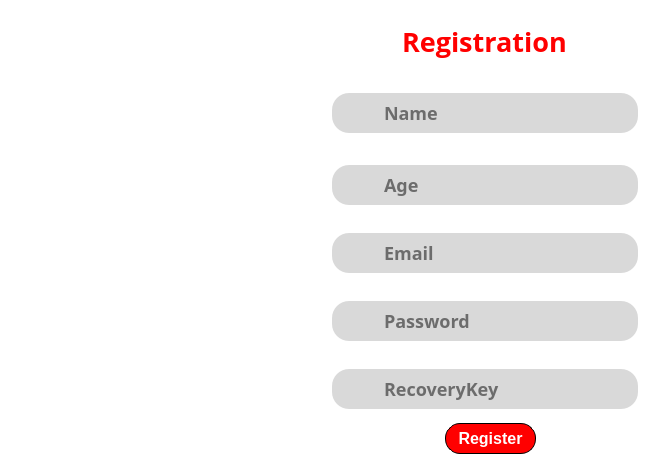
<?xml version="1.0" encoding="UTF-8"?>
<ui version="4.0">
 <class>CreaterSignUp</class>
 <widget class="QDialog" name="CreaterSignUp">
  <property name="geometry">
   <rect>
    <x>0</x>
    <y>0</y>
    <width>663</width>
    <height>464</height>
   </rect>
  </property>
  <property name="windowTitle">
   <string>Dialog</string>
  </property>
  <property name="styleSheet">
   <string notr="true">background-color: rgb(255, 255, 255);</string>
  </property>
  <widget class="QLineEdit" name="password">
   <property name="geometry">
    <rect>
     <x>332</x>
     <y>301</y>
     <width>306</width>
     <height>40</height>
    </rect>
   </property>
   <property name="styleSheet">
    <string notr="true">border-radius: 17px;
background-color: #D9D9D9;
color: (127, 127, 127, 0.83);
font-weight: bold;
font-size: 18px;
font-family: PT Sans;
padding-left: 50px;</string>
   </property>
   <property name="echoMode">
    <enum>QLineEdit::Normal</enum>
   </property>
   <property name="placeholderText">
    <string>Password</string>
   </property>
  </widget>
  <widget class="QLabel" name="youtubelogo">
   <property name="geometry">
    <rect>
     <x>55</x>
     <y>195</y>
     <width>203</width>
     <height>46</height>
    </rect>
   </property>
   <property name="styleSheet">
    <string notr="true">background-color: rgb(255, 255, 255, 0);</string>
   </property>
   <property name="text">
    <string/>
   </property>
  </widget>
  <widget class="QLineEdit" name="recoverykey">
   <property name="geometry">
    <rect>
     <x>332</x>
     <y>369</y>
     <width>306</width>
     <height>40</height>
    </rect>
   </property>
   <property name="styleSheet">
    <string notr="true">border-radius: 17px;
background-color: #D9D9D9;
color: (127, 127, 127, 0.83);
font-weight: bold;
font-size: 18px;
font-family: PT Sans;
padding-left: 50px;</string>
   </property>
   <property name="placeholderText">
    <string>RecoveryKey</string>
   </property>
  </widget>
  <widget class="QLabel" name="profile">
   <property name="geometry">
    <rect>
     <x>343</x>
     <y>13</y>
     <width>61</width>
     <height>61</height>
    </rect>
   </property>
   <property name="styleSheet">
    <string notr="true">background-color: rgb(255, 255, 255, 0);</string>
   </property>
   <property name="text">
    <string/>
   </property>
  </widget>
  <widget class="QLineEdit" name="name">
   <property name="geometry">
    <rect>
     <x>332</x>
     <y>93</y>
     <width>306</width>
     <height>40</height>
    </rect>
   </property>
   <property name="styleSheet">
    <string notr="true">border-radius: 17px;
background-color: #D9D9D9;
color: (127, 127, 127, 0.83);
font-weight: bold;
font-size: 18px;
font-family: PT Sans;
padding-left: 50px;</string>
   </property>
   <property name="placeholderText">
    <string>Name</string>
   </property>
  </widget>
  <widget class="QLineEdit" name="age">
   <property name="geometry">
    <rect>
     <x>332</x>
     <y>165</y>
     <width>306</width>
     <height>40</height>
    </rect>
   </property>
   <property name="styleSheet">
    <string notr="true">border-radius: 17px;
background-color: #D9D9D9;
color: (127, 127, 127, 0.83);
font-weight: bold;
font-size: 18px;
font-family: PT Sans;
padding-left: 50px;</string>
   </property>
   <property name="placeholderText">
    <string>Age</string>
   </property>
  </widget>
  <widget class="QLabel" name="recoverykey1">
   <property name="geometry">
    <rect>
     <x>350</x>
     <y>380</y>
     <width>26</width>
     <height>22</height>
    </rect>
   </property>
   <property name="styleSheet">
    <string notr="true">background-color: rgb(255, 255, 255, 0);</string>
   </property>
   <property name="text">
    <string/>
   </property>
  </widget>
  <widget class="QLabel" name="password1">
   <property name="geometry">
    <rect>
     <x>354</x>
     <y>308</y>
     <width>19</width>
     <height>25</height>
    </rect>
   </property>
   <property name="styleSheet">
    <string notr="true">background-color: rgb(255, 255, 255, 0);</string>
   </property>
   <property name="text">
    <string/>
   </property>
  </widget>
  <widget class="QLabel" name="age1">
   <property name="geometry">
    <rect>
     <x>350</x>
     <y>173</y>
     <width>24</width>
     <height>24</height>
    </rect>
   </property>
   <property name="styleSheet">
    <string notr="true">background-color: rgb(255, 255, 255, 0);</string>
   </property>
   <property name="text">
    <string/>
   </property>
  </widget>
  <widget class="QLineEdit" name="email">
   <property name="geometry">
    <rect>
     <x>332</x>
     <y>233</y>
     <width>306</width>
     <height>40</height>
    </rect>
   </property>
   <property name="styleSheet">
    <string notr="true">border-radius: 17px;
background-color: #D9D9D9;
color: (127, 127, 127, 0.83);
font-weight: bold;
font-size: 18px;
font-family: PT Sans;
padding-left: 50px;</string>
   </property>
   <property name="placeholderText">
    <string>Email</string>
   </property>
  </widget>
  <widget class="QLabel" name="name1">
   <property name="geometry">
    <rect>
     <x>350</x>
     <y>99</y>
     <width>22</width>
     <height>26</height>
    </rect>
   </property>
   <property name="styleSheet">
    <string notr="true">background-color: rgb(255, 255, 255, 0);
</string>
   </property>
   <property name="text">
    <string/>
   </property>
  </widget>
  <widget class="QLabel" name="label_3">
   <property name="geometry">
    <rect>
     <x>402</x>
     <y>21</y>
     <width>184</width>
     <height>41</height>
    </rect>
   </property>
   <property name="styleSheet">
    <string notr="true">color: red;
font-family: OpenSans;
font-weight: bold;
font-size: 27px;</string>
   </property>
   <property name="text">
    <string>Registration</string>
   </property>
  </widget>
  <widget class="QLabel" name="label">
   <property name="geometry">
    <rect>
     <x>0</x>
     <y>0</y>
     <width>314</width>
     <height>464</height>
    </rect>
   </property>
   <property name="styleSheet">
    <string notr="true"/>
   </property>
   <property name="text">
    <string/>
   </property>
  </widget>
  <widget class="QLabel" name="email1">
   <property name="geometry">
    <rect>
     <x>350</x>
     <y>240</y>
     <width>28</width>
     <height>28</height>
    </rect>
   </property>
   <property name="styleSheet">
    <string notr="true">background-color: rgb(255, 255, 255, 0);</string>
   </property>
   <property name="text">
    <string/>
   </property>
  </widget>
  <widget class="QPushButton" name="pushButton_2">
   <property name="geometry">
    <rect>
     <x>445</x>
     <y>423</y>
     <width>91</width>
     <height>31</height>
    </rect>
   </property>
   <property name="styleSheet">
    <string notr="true">border: 1px solid black;
border-radius: 15px;
color: white;
font-size:16px;
font-weight: bold;
background-color: red;
</string>
   </property>
   <property name="text">
    <string>Register</string>
   </property>
  </widget>
 </widget>
 <resources/>
 <connections/>
</ui>
